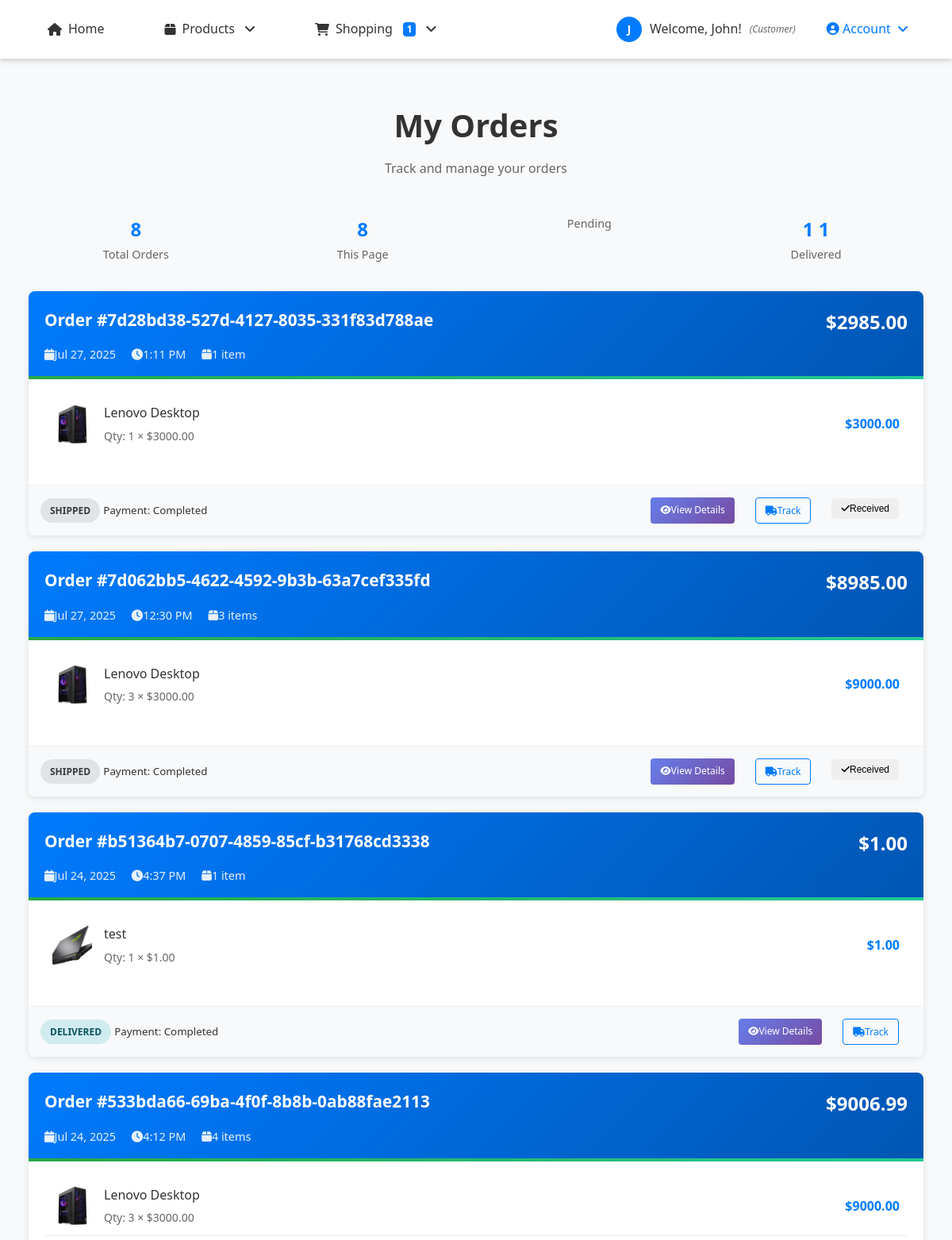
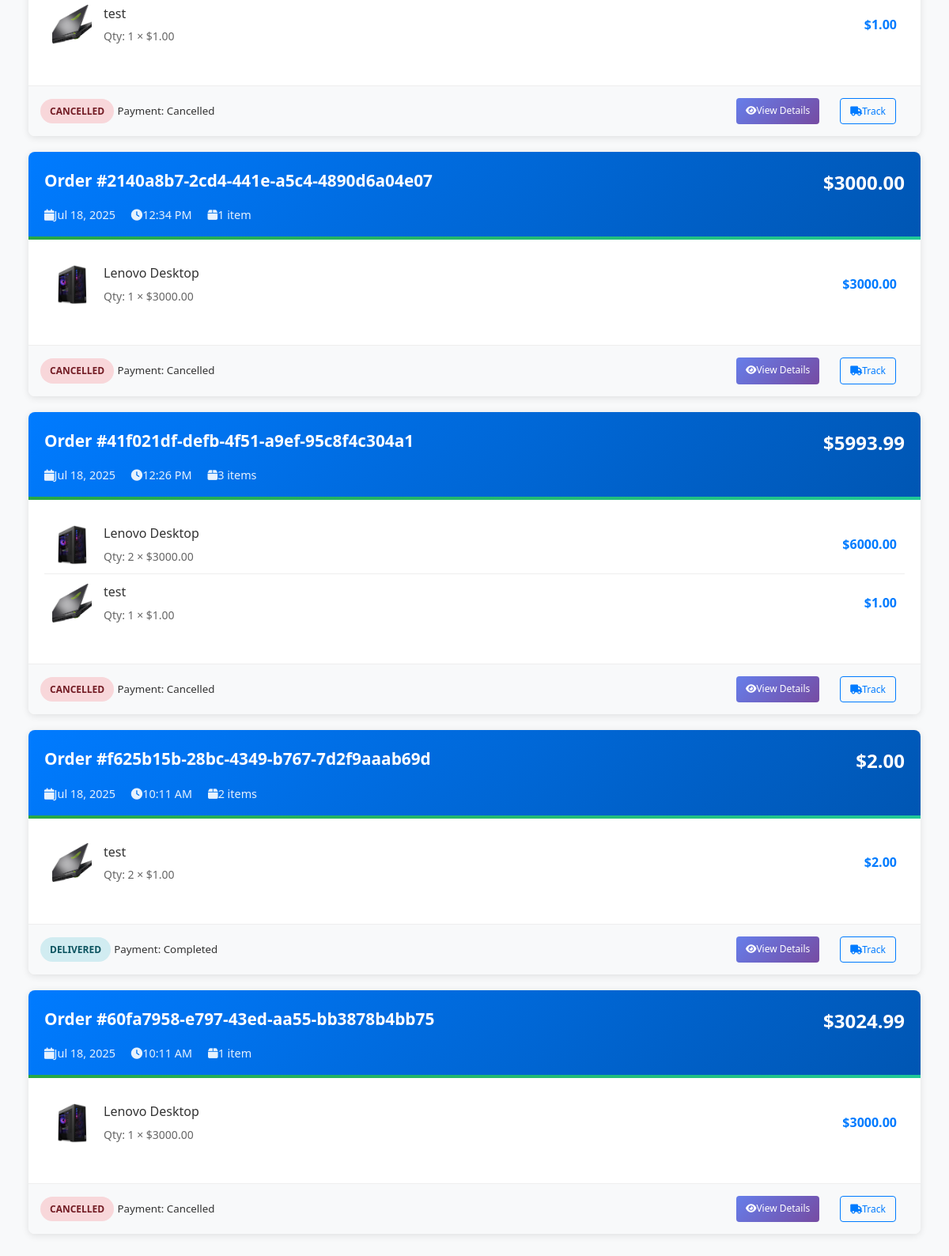
The page /payment/orders/ (signed in) on the database its author committed (2 pictures, top to bottom).
### accounts/models.py (models this page shows, shortened)
class UserProfile(models.Model):
    ROLE_CHOICES = [
        ('customer', 'Customer'),
        ('staff', 'Staff'),
        ('owner', 'Owner/Admin'),
    ]
    user = models.OneToOneField(User, on_delete=models.CASCADE, related_name='profile')
    phone_number = models.CharField(max_length=15, blank=True, null=True)
    address = models.TextField(blank=True, null=True)
    date_of_birth = models.DateField(blank=True, null=True)
    profile_picture = models.ImageField(upload_to='profiles/', blank=True, null=True)
    role = models.CharField(max_length=20, choices=ROLE_CHOICES, default='customer')
    billing_first_name = models.CharField(max_length=100, blank=True, null=True)
    billing_last_name = models.CharField(max_length=100, blank=True, null=True)
    billing_email = models.EmailField(blank=True, null=True)
    billing_phone = models.CharField(max_length=20, blank=True, null=True)
    billing_address = models.TextField(blank=True, null=True)
    billing_city = models.CharField(max_length=100, blank=True, null=True)
    billing_state = models.CharField(max_length=100, blank=True, null=True)
    billing_postal_code = models.CharField(max_length=20, blank=True, null=True)
    billing_country = models.CharField(max_length=100, blank=True, null=True)
    shipping_first_name = models.CharField(max_length=100, blank=True, null=True)
    shipping_last_name = models.CharField(max_length=100, blank=True, null=True)
    shipping_phone = models.CharField(max_length=20, blank=True, null=True)
    shipping_address = models.TextField(blank=True, null=True)
    shipping_city = models.CharField(max_length=100, blank=True, null=True)
    shipping_state = models.CharField(max_length=100, blank=True, null=True)
    shipping_postal_code = models.CharField(max_length=20, blank=True, null=True)
    shipping_country = models.CharField(max_length=100, blank=True, null=True)
    created_at = models.DateTimeField(auto_now_add=True)
    updated_at = models.DateTimeField(auto_now=True)
    def can_manage_products(self):
        return self.role in ['staff', 'owner'] or self.user.is_superuser
    class Meta:
        verbose_name = "User Profile"
        verbose_name_plural = "User Profiles"

### orders/models.py (models this page shows, shortened)
class Order(models.Model):
    ORDER_STATUS_CHOICES = [
        ('pending', 'Pending'),
        ('confirmed', 'Confirmed'),
        ('processing', 'Processing'),
        ('shipped', 'Shipped'),
        ('delivered', 'Delivered'),
        ('cancelled', 'Cancelled'),
        ('refunded', 'Refunded'),
    ]
    order_id = models.UUIDField(default=uuid.uuid4, unique=True, editable=False)
    user = models.ForeignKey(User, on_delete=models.CASCADE, related_name='orders')
    status = models.CharField(max_length=20, choices=ORDER_STATUS_CHOICES, default='pending')
    first_name = models.CharField(max_length=100)
    last_name = models.CharField(max_length=100)
    email = models.EmailField()
    phone = models.CharField(max_length=20)
    shipping_first_name = models.CharField(max_length=100, blank=True)
    shipping_last_name = models.CharField(max_length=100, blank=True)
    shipping_phone = models.CharField(max_length=20, blank=True)
    shipping_address = models.TextField()
    shipping_city = models.CharField(max_length=100)
    shipping_state = models.CharField(max_length=100)
    shipping_postal_code = models.CharField(max_length=20)
    shipping_country = models.CharField(max_length=100, default='Cambodia')
    total_amount = models.DecimalField(max_digits=10, decimal_places=2)
    shipping_cost = models.DecimalField(max_digits=10, decimal_places=2, default=0.00)
    tax_amount = models.DecimalField(max_digits=10, decimal_places=2, default=0.00)
    created_at = models.DateTimeField(auto_now_add=True)
    updated_at = models.DateTimeField(auto_now=True)
    order_notes = models.TextField(blank=True, null=True)
    class Meta:
        ordering = ['-created_at']
    @property
    def grand_total(self):
        from decimal import Decimal
        total = Decimal(str(self.total_amount)) if self.total_amount else Decimal('0.00')
        shipping = Decimal(str(self.shipping_cost)) if self.shipping_cost else Decimal('0.00')
        tax = Decimal(str(self.tax_amount)) if self.tax_amount else Decimal('0.00')
        return total + shipping + tax
    @property
    def total_items(self):
        return sum(item.quantity for item in self.order_items.all())

class OrderItem(models.Model):
    order = models.ForeignKey(Order, on_delete=models.CASCADE, related_name='order_items')
    product = models.ForeignKey(Product, on_delete=models.CASCADE)
    quantity = models.PositiveIntegerField(default=1)
    price = models.DecimalField(max_digits=10, decimal_places=2)  # Price at time of order
    created_at = models.DateTimeField(auto_now_add=True)
    @property
    def total_price(self):
        return self.quantity * self.price

### products/models.py (models this page shows, shortened)
class Product(models.Model):
    name = models.CharField(max_length=255)
    category = models.ForeignKey('Category', on_delete=models.CASCADE,
                                 related_name='products', null=True, blank=True)
    description = models.TextField()
    price = models.DecimalField(max_digits=10, decimal_places=2)
    image = models.ImageField(upload_to='products/', blank=True)
    qty = models.IntegerField(default=0)

### payment/models.py (models this page shows, shortened)
class Payment(models.Model):
    PAYMENT_METHOD_CHOICES = [
        ('bank_transfer', 'Bank Transfer'),
        ('cash_on_delivery', 'Cash on Delivery'),
        ('aba_pay', 'ABA Pay'),
        ('wing', 'Wing'),
    ]
    PAYMENT_STATUS_CHOICES = [
        ('pending', 'Pending'),
        ('processing', 'Processing'),
        ('completed', 'Completed'),
        ('failed', 'Failed'),
        ('cancelled', 'Cancelled'),
        ('refunded', 'Refunded'),
    ]
    payment_id = models.UUIDField(default=uuid.uuid4, unique=True, editable=False)
    order = models.OneToOneField(Order, on_delete=models.CASCADE, related_name='payment')
    payment_method = models.CharField(max_length=20, choices=PAYMENT_METHOD_CHOICES)
    status = models.CharField(max_length=20, choices=PAYMENT_STATUS_CHOICES, default='pending')
    amount = models.DecimalField(max_digits=10, decimal_places=2)
    transaction_id = models.CharField(max_length=100, blank=True, null=True)
    gateway_response = models.JSONField(blank=True, null=True)
    created_at = models.DateTimeField(auto_now_add=True)
    updated_at = models.DateTimeField(auto_now=True)
    completed_at = models.DateTimeField(blank=True, null=True)

### payment/views.py (the view)
# urls.py: path('', views.order_list, name='order_list'),
@login_required
def order_list(request):
    orders = Order.objects.filter(user=request.user).prefetch_related('order_items__product')
    context = {
        'orders': orders,
    }
    return render(request, 'payment/order_list.html', context)

### payment/templates/payment/order_list.html (shortened to what this page needs)
{% extends 'base.html' %}
{% load static %}
{% block content %}
<div class="orders-container">
    <div class="page-header">
        <h1 class="page-title">My Orders</h1>
        <p class="page-subtitle">Track and manage your orders</p>
    </div>
    {% if orders %}
        <div class="order-summary">
            <div class="summary-item">
                <div class="summary-number">{{ orders.count }}</div>
                <div class="summary-label">Total Orders</div>
            </div>
            <div class="summary-item">
                <div class="summary-number">{{ orders|length }}</div>
                <div class="summary-label">This Page</div>
            </div>
            <div class="summary-item">
                <div class="summary-label">Pending</div>
            </div>
            <div class="summary-item">
                <div class="summary-number">
                    {% for order in orders %}
                        {% if order.status == 'delivered' %}1{% endif %}
                    {% empty %}0{% endfor %}
                </div>
                <div class="summary-label">Delivered</div>
            </div>
        </div>
        {% for order in orders %}
        <div class="order-card">
            <div class="order-header">
                <div class="order-main-info">
                    <div class="order-id">Order #{{ order.order_id }}</div>
                    <div class="order-total">${{ order.grand_total }}</div>
                </div>
                <div class="order-meta">
                    <span><i class="fas fa-calendar me-1"></i>{{ order.created_at|date:"M d, Y" }}</span>
                    <span><i class="fas fa-clock me-1"></i>{{ order.created_at|time:"g:i A" }}</span>
                    <span><i class="fas fa-box me-1"></i>{{ order.total_items }} item{{ order.total_items|pluralize }}</span>
                </div>
            </div>
            <div class="order-body">
                <div class="order-items">
                    {% for item in order.order_items.all %}
                    <div class="order-item">
                        {% if item.product.image %}
                            <img src="{{ item.product.image.url }}" alt="{{ item.product.name }}" class="item-image">
                        {% else %}
                            <div class="item-image bg-light d-flex align-items-center justify-content-center">
                                <i class="fas fa-image text-muted"></i>
                            </div>
                        {% endif %}
                        <div class="item-details">
                            <div class="item-name">{{ item.product.name }}</div>
                            <div class="item-info">Qty: {{ item.quantity }} × ${{ item.price }}</div>
                        </div>
                        <div class="item-total">${{ item.total_price }}</div>
                    </div>
                    {% endfor %}
                </div>
            </div>
            <div class="order-status">
                <div>
                    <span class="status-badge status-{{ order.status }}">
                        {{ order.get_status_display }}
                    </span>
                    {% if order.payment %}
                        <small class="text-muted ms-2">
                            Payment: {{ order.payment.get_status_display }}
                        </small>
                    {% endif %}
                </div>
                <div class="order-actions">
                    <a href="{% url 'payment:order_detail' order.order_id %}" class="btn btn-primary btn-sm">
                        <i class="fas fa-eye me-1"></i>View Details
                    </a>
                    <a href="{% url 'payment:order_tracking' order.order_id %}" class="btn btn-outline-primary btn-sm">
                        <i class="fas fa-truck me-1"></i>Track
                    </a>
                    {% if order.status == 'shipped' %}
                        <form method="POST" action="{% url 'payment:mark_order_delivered' order.order_id %}" class="d-inline">
                            <button type="submit" class="btn btn-success btn-sm"
                                    onclick="return confirm('Mark this order as delivered? This confirms you have received your order.')">
                                <i class="fas fa-check me-1"></i>Received
                            </button>
                        </form>
                    {% endif %}
                </div>
            </div>
        </div>
        {% endfor %}
    {% endif %}
</div>
{% endblock %}

### store/templates/base.html (shortened to what this page needs)
{% load static %}
<!DOCTYPE html>
<html lang="en">
<head>
    <link rel="stylesheet" href="https://cdnjs.cloudflare.com/ajax/libs/font-awesome/6.0.0/css/all.min.css">
    <link rel="stylesheet" href="{% static 'store/css/style.css' %}">
</head>
<body>
    <header>
        <nav>
            <ul>
                <li><a href="{% url 'store:home' %}">
                    <i class="fas fa-home"></i> Home
                </a></li>
                <li class="dropdown">
                    <a href="#" class="dropdown-toggle">
                        <i class="fas fa-box"></i> Products
                    </a>
                </li>
                {% if user.is_authenticated %}
                    {% if user.profile.role == 'customer' %}
                        <li class="dropdown">
                            <a href="#" class="dropdown-toggle">
                                <i class="fas fa-shopping-cart"></i> Shopping
                                {% if cart_total_items > 0 %}
                                    <span id="cart-count" class="badge badge-primary">{{ cart_total_items }}</span>
                                {% endif %}
                            </a>
                        </li>
                    {% endif %}
                {% endif %}
            </ul>
            <div class="auth-nav">
                {% if user.is_authenticated %}
                    <div class="user-info">
                        {% if user.profile.profile_picture %}
                            <img src="{{ user.profile.profile_picture.url }}" alt="Profile" class="user-avatar">
                        {% else %}
                            <div class="user-default-avatar">
                                {{ user.first_name|first|default:user.username|first }}
                            </div>
                        {% endif %}
                        <span>Welcome, {{ user.first_name|default:user.username }}!</span>
                        <small class="user-role">({{ user.profile.get_role_display }})</small>
                    </div>
                    <div class="dropdown">
                        <a href="#" class="dropdown-toggle" style="color: #007bff; font-weight: 500;">
                            <i class="fas fa-user-circle"></i> Account
                        </a>
                    </div>
                {% endif %}
            </div>
        </nav>
    </header>
    <main>
        <div class="container">
            {% block content %}
            {% endblock %}
        </div>
    </main>
</body>
</html>

### rows shown on the page
Order: shows "1", order_id "b51364b7-0707-4859-85cf-b31768cd3338", grand_total "1.00", created_at "Jul 24, 2025", created_at "4:37 PM", total_items "1", status "DELIVERED", payment.status "Completed"
Order: shows "1", order_id "f625b15b-28bc-4349-b767-7d2f9aaab69d", grand_total "2.00", created_at "Jul 18, 2025", created_at "10:11 AM", total_items "2", status "DELIVERED", payment.status "Completed"
Order: order_id "7d28bd38-527d-4127-8035-331f83d788ae", grand_total "2985.00", created_at "Jul 27, 2025", created_at "1:11 PM", total_items "1", status "SHIPPED", payment.status "Completed", shows "Received"
OrderItem: product.image (picture), product.name "Lenovo Desktop", quantity "1", price "3000.00", total_price "3000.00"
Order: order_id "7d062bb5-4622-4592-9b3b-63a7cef335fd", grand_total "8985.00", created_at "Jul 27, 2025", created_at "12:30 PM", total_items "3", status "SHIPPED", payment.status "Completed", shows "Received"
OrderItem: product.image (picture), product.name "Lenovo Desktop", quantity "3", price "3000.00", total_price "9000.00"
OrderItem: product.image (picture), product.name "test", quantity "1", price "1.00", total_price "1.00"
Order: order_id "533bda66-69ba-4f0f-8b8b-0ab88fae2113", grand_total "9006.99", created_at "Jul 24, 2025", created_at "4:12 PM", total_items "4", status "CANCELLED", payment.status "Cancelled"
OrderItem: product.image (picture), product.name "Lenovo Desktop", quantity "3", price "3000.00", total_price "9000.00"
OrderItem: product.image (picture), product.name "test", quantity "1", price "1.00", total_price "1.00"
Order: order_id "2140a8b7-2cd4-441e-a5c4-4890d6a04e07", grand_total "3000.00", created_at "Jul 18, 2025", created_at "12:34 PM", total_items "1", status "CANCELLED", payment.status "Cancelled"
OrderItem: product.image (picture), product.name "Lenovo Desktop", quantity "1", price "3000.00", total_price "3000.00"
Order: order_id "41f021df-defb-4f51-a9ef-95c8f4c304a1", grand_total "5993.99", created_at "Jul 18, 2025", created_at "12:26 PM", total_items "3", status "CANCELLED", payment.status "Cancelled"
OrderItem: product.image (picture), product.name "Lenovo Desktop", quantity "2", price "3000.00", total_price "6000.00"
OrderItem: product.image (picture), product.name "test", quantity "1", price "1.00", total_price "1.00"
OrderItem: product.image (picture), product.name "test", quantity "2", price "1.00", total_price "2.00"
Order: order_id "60fa7958-e797-43ed-aa55-bb3878b4bb75", grand_total "3024.99", created_at "Jul 18, 2025", created_at "10:11 AM", total_items "1", status "CANCELLED", payment.status "Cancelled"
OrderItem: product.image (picture), product.name "Lenovo Desktop", quantity "1", price "3000.00", total_price "3000.00"

### other values the page prints
{{ cart_total_items }} "1"
{{ user.first_name|first|default:user.username|first }} "J"
{{ user.first_name|default:user.username }} "John"
{{ user.profile.get_role_display }} "Customer"
{{ orders.count }} "8"
{{ orders|length }} "8"
